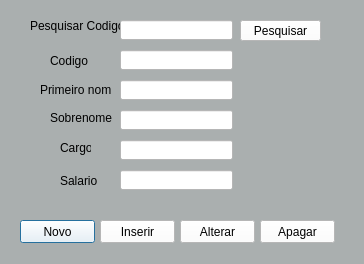
<?xml version="1.0" encoding="UTF-8"?>
<ui version="4.0">
 <class>Dialog</class>
 <widget class="QDialog" name="Dialog">
  <property name="geometry">
   <rect>
    <x>0</x>
    <y>0</y>
    <width>364</width>
    <height>264</height>
   </rect>
  </property>
  <property name="windowTitle">
   <string>Dialog</string>
  </property>
  <property name="styleSheet">
   <string notr="true">background-color: rgb(170, 175, 175);
</string>
  </property>
  <widget class="QLabel" name="label">
   <property name="geometry">
    <rect>
     <x>30</x>
     <y>10</y>
     <width>91</width>
     <height>31</height>
    </rect>
   </property>
   <property name="text">
    <string>Pesquisar Codigo</string>
   </property>
  </widget>
  <widget class="QToolButton" name="toolButton">
   <property name="geometry">
    <rect>
     <x>240</x>
     <y>20</y>
     <width>81</width>
     <height>21</height>
    </rect>
   </property>
   <property name="styleSheet">
    <string notr="true">background-color: rgb(255, 255, 255);</string>
   </property>
   <property name="text">
    <string>Pesquisar</string>
   </property>
  </widget>
  <widget class="QLabel" name="label_2">
   <property name="geometry">
    <rect>
     <x>50</x>
     <y>50</y>
     <width>41</width>
     <height>21</height>
    </rect>
   </property>
   <property name="text">
    <string>Codigo</string>
   </property>
  </widget>
  <widget class="QLabel" name="label_3">
   <property name="geometry">
    <rect>
     <x>40</x>
     <y>80</y>
     <width>71</width>
     <height>20</height>
    </rect>
   </property>
   <property name="text">
    <string>Primeiro nome</string>
   </property>
  </widget>
  <widget class="QLabel" name="label_4">
   <property name="geometry">
    <rect>
     <x>50</x>
     <y>110</y>
     <width>71</width>
     <height>16</height>
    </rect>
   </property>
   <property name="text">
    <string>Sobrenome</string>
   </property>
  </widget>
  <widget class="QLabel" name="label_5">
   <property name="geometry">
    <rect>
     <x>60</x>
     <y>140</y>
     <width>31</width>
     <height>16</height>
    </rect>
   </property>
   <property name="text">
    <string>Cargo</string>
   </property>
  </widget>
  <widget class="QLabel" name="label_6">
   <property name="geometry">
    <rect>
     <x>60</x>
     <y>170</y>
     <width>47</width>
     <height>21</height>
    </rect>
   </property>
   <property name="text">
    <string>Salario</string>
   </property>
  </widget>
  <widget class="QPushButton" name="pushButton">
   <property name="geometry">
    <rect>
     <x>20</x>
     <y>220</y>
     <width>75</width>
     <height>23</height>
    </rect>
   </property>
   <property name="styleSheet">
    <string notr="true">background-color: rgb(255, 255, 255);</string>
   </property>
   <property name="text" href="inserir dados no banco.py">
    <string>Novo</string>
   </property>
  </widget>
  <widget class="QPushButton" name="pushButton_2">
   <property name="geometry">
    <rect>
     <x>100</x>
     <y>220</y>
     <width>75</width>
     <height>23</height>
    </rect>
   </property>
   <property name="styleSheet">
    <string notr="true">background-color: rgb(255, 255, 255);</string>
   </property>
   <property name="text">
    <string>Inserir</string>
   </property>
  </widget>
  <widget class="QPushButton" name="pushButton_3">
   <property name="geometry">
    <rect>
     <x>180</x>
     <y>220</y>
     <width>75</width>
     <height>23</height>
    </rect>
   </property>
   <property name="styleSheet">
    <string notr="true">background-color: rgb(255, 255, 255);</string>
   </property>
   <property name="text">
    <string>Alterar</string>
   </property>
  </widget>
  <widget class="QPushButton" name="pushButton_4">
   <property name="geometry">
    <rect>
     <x>260</x>
     <y>220</y>
     <width>75</width>
     <height>23</height>
    </rect>
   </property>
   <property name="styleSheet">
    <string notr="true">background-color: rgb(255, 255, 255);</string>
   </property>
   <property name="text">
    <string>Apagar</string>
   </property>
  </widget>
  <widget class="QLineEdit" name="lineEdit">
   <property name="geometry">
    <rect>
     <x>120</x>
     <y>20</y>
     <width>113</width>
     <height>20</height>
    </rect>
   </property>
   <property name="styleSheet">
    <string notr="true">background-color: rgb(255, 255, 255);</string>
   </property>
  </widget>
  <widget class="QLineEdit" name="lineEdit_2">
   <property name="geometry">
    <rect>
     <x>120</x>
     <y>50</y>
     <width>113</width>
     <height>20</height>
    </rect>
   </property>
   <property name="styleSheet">
    <string notr="true">background-color: rgb(255, 255, 255);</string>
   </property>
  </widget>
  <widget class="QLineEdit" name="lineEdit_3">
   <property name="geometry">
    <rect>
     <x>120</x>
     <y>80</y>
     <width>113</width>
     <height>20</height>
    </rect>
   </property>
   <property name="styleSheet">
    <string notr="true">background-color: rgb(255, 255, 255);</string>
   </property>
  </widget>
  <widget class="QLineEdit" name="lineEdit_4">
   <property name="geometry">
    <rect>
     <x>120</x>
     <y>110</y>
     <width>113</width>
     <height>20</height>
    </rect>
   </property>
   <property name="styleSheet">
    <string notr="true">background-color: rgb(255, 255, 255);</string>
   </property>
  </widget>
  <widget class="QLineEdit" name="lineEdit_5">
   <property name="geometry">
    <rect>
     <x>120</x>
     <y>140</y>
     <width>113</width>
     <height>20</height>
    </rect>
   </property>
   <property name="styleSheet">
    <string notr="true">background-color: rgb(255, 255, 255);</string>
   </property>
  </widget>
  <widget class="QLineEdit" name="lineEdit_6">
   <property name="geometry">
    <rect>
     <x>120</x>
     <y>170</y>
     <width>113</width>
     <height>20</height>
    </rect>
   </property>
   <property name="styleSheet">
    <string notr="true">background-color: rgb(255, 255, 255);</string>
   </property>
  </widget>
 </widget>
 <resources/>
 <connections/>
</ui>
